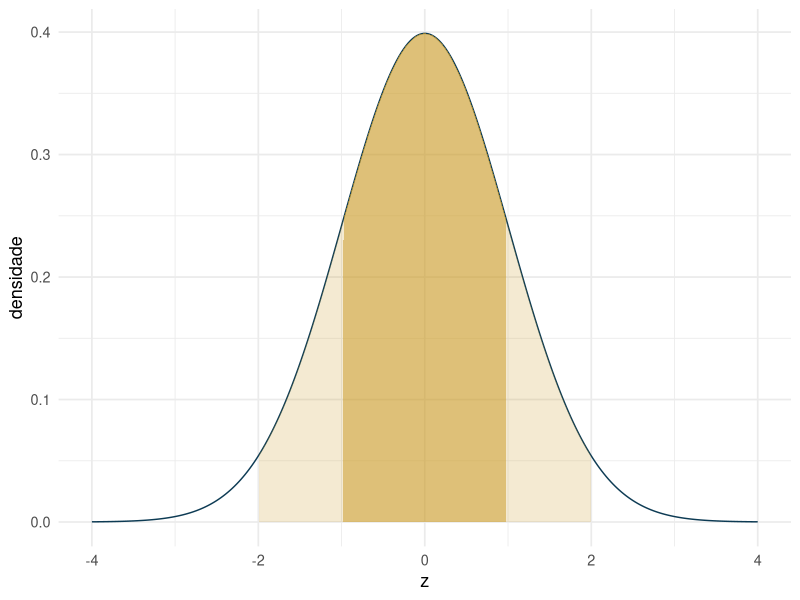

The R script that drew this image: (Note: this script raises an error after producing the figure.)
## ---- chunk 1
knitr::opts_chunk$set(echo = TRUE, warning = FALSE, message = FALSE, fig.retina = 2, fig.height=4)
suppressPackageStartupMessages(library(tidyverse))
## ---- chunk 2
df <- tibble(x=seq(-4,4,length.out=300), y=dnorm(x))
ggplot(df, aes(x,y)) + geom_line(color="#0d3b54") +
  geom_area(data=filter(df,x>=-1,x<=1), fill="#c9971e", alpha=.5) +
  geom_area(data=filter(df,x>=-2,x<=2), fill="#c9971e", alpha=.2) +
  labs(x="z", y="densidade") + theme_minimal(base_size=13)
## ---- chunk 3
knitr::include_graphics("images/black_scholes.jpg")
## ---- chunk 4
mu <- 1.2; sigma <- 4.5

pnorm(0, mu, sigma)                      # P(retorno < 0)
pnorm(5, mu, sigma) - pnorm(0, mu, sigma) # P(0 < retorno < 5)
## ---- chunk 5
df <- tibble(x=seq(mu-4*sigma, mu+4*sigma, length.out=300), y=dnorm(x,mu,sigma))
ggplot(df, aes(x,y)) + geom_line(color="#0d3b54") +
  geom_area(data=filter(df,x<=0), fill="#c9971e", alpha=.6) +
  labs(x="retorno (%)", y="densidade") + theme_minimal(base_size=13)
## ---- chunk 6
qnorm(0.05, mu, sigma)
